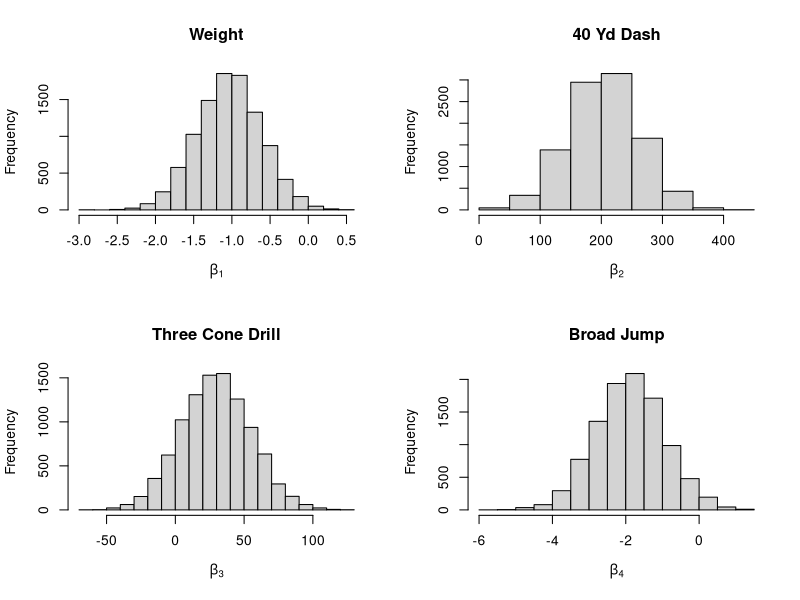
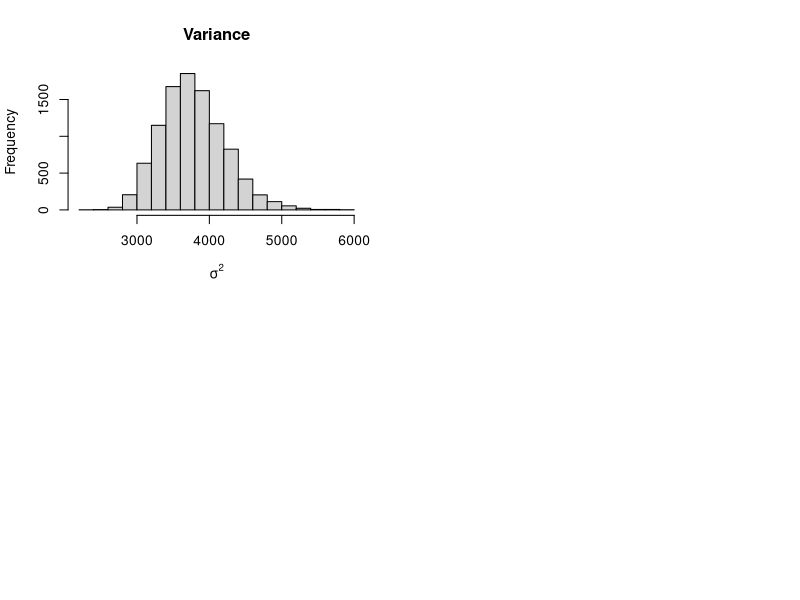

The R script that drew these images, in order: (Note: this script raises an error after producing the figures.)
## ---- chunk 1
library(LearnBayes)
## ---- chunk 2
prosp <- read.csv('Prospects2020.csv')
## ---- chunk 3
# Data Formatting 
rb <- read.csv("RBs.csv")
rb.full <- rb[is.na(rb$Pick.Number) == FALSE, ]
rb.full <- rb.full[is.na(rb.full$Weight) == FALSE, ]
rb.full <- rb.full[is.na(rb.full$Forty) == FALSE, ]
rb.full <- rb.full[is.na(rb.full$ThreeCone) == FALSE, ]
rb.full <- rb.full[is.na(rb.full$Broad) == FALSE, ]

prosp_rb <- subset(prosp, Position == "RB")
prosp_rb_full <- prosp_rb[is.na(prosp_rb$Weight) == FALSE, ]
prosp_rb_full <- prosp_rb_full[is.na(prosp_rb_full$Forty) == FALSE, ]
prosp_rb_full <- prosp_rb_full[is.na(prosp_rb_full$ThreeCone) == FALSE, ]
prosp_rb_full <- prosp_rb_full[is.na(prosp_rb_full$Broad) == FALSE, ]
future <- as.data.frame(cbind(prosp_rb_full$Weight, prosp_rb_full$Forty, prosp_rb_full$ThreeCone,
                              prosp_rb_full$Broad))
names(future) <- c("Weight", "Forty", "ThreeCone","Broad")

# Initial Regression
rblm3 <- lm(Pick.Number ~ Weight + Forty + ThreeCone + Broad, data = rb.full)
summary(rblm3)
rb_bay <- as.data.frame(cbind(rb.full$Pick.Number, rb.full$Weight, rb.full$Forty, rb.full$ThreeCone,
                              rb.full$Broad))
names(rb_bay) <- c("Pick.Number", "Weight", "Forty", "ThreeCone", "Broad")

# Bayesian Inference
fit = lm(Pick.Number ~ Weight + Forty + ThreeCone + Broad, data = rb_bay)
summary(fit)

y = rb_bay$Pick.Number
n = length(y)
x = as.matrix(cbind(rep(1,n), rb_bay[,2:5]))

  ## Compute quantities for speed
Vb = solve(t(x) %*% x) 
betahat = Vb %*% t(x) %*% y
s2 = t(y - x %*% betahat) %*% (y - x %*% betahat)

  ## MCMC settings
T = 10000
k = ncol(x)
sigma2 = rep(NA, T)
beta = matrix(NA, T, k)

  ## Sample from joint posterior
for (t in 1:T){
  
  ## Draw sigma2
  sigma2[t] = rigamma(1, (n-k)/2, s2/2)
  
  ## Draw beta
  beta[t,] = rmnorm(1, betahat, sigma2[t] * Vb)
  
}
par(mfrow=c(2,2))
hist(beta[,2], main = "Weight", xlab = expression(beta[1]))
hist(beta[,3], main = "40 Yd Dash", xlab = expression(beta[2]))
hist(beta[,4], main = "Three Cone Drill", xlab = expression(beta[3]))
hist(beta[,5], main = "Broad Jump", xlab = expression(beta[4]))
hist(sigma2, main = "Variance", xlab = expression(sigma^2))
par(mfrow=c(1,1))

cat("Posterior mean of beta:", apply(beta, 2, mean))
cat("Quantiles for beta:") 
    apply(beta, 2, quantile, c(0.025, 0.5, 0.975))
cat("Quantiles for sigma^2:", quantile(sigma2, c(0.025, 0.5, 0.975)))

x_f00 = data.frame(Weight = future[,1],
                 Forty = future[,2],
                 ThreeCone = future[,3], 
                 Broad = future[,4])

# Predicting
predict(fit, x_f00, interval = "prediction")

# Predicting with Bayes
x_f = as.matrix(cbind(rep(1,11),x_f00))
n_f = nrow(x_f)

ytilde = matrix(NA, T, n_f)
for (t in 1:T){
  ytilde[t,] = rmnorm(1, x_f %*% beta[t,], sigma2[t]*diag(n_f))
}

## Distribution of posterior predictive samples
c.labels = c("A", "B", "C", "D")
par(mfrow=c(2,2))
for (j in 1:4){
  hist(ytilde[ , j], main = paste("Covariate Set", c.labels[j]),
       xlab = "log time", prob = T, breaks = 20)
}
par(mfrow=c(1,1))

## Posterior mean / 95% credible interval 
cbind(apply(ytilde, 2, mean),
      t(apply(ytilde, 2, quantile, c(0.025, 0.975))))
## ---- chunk 4
# Data Formatting 
qb <- read.csv("QBs.csv")
qb.full <- qb[is.na(qb$Broad) == FALSE, ]

prosp_qb <- subset(prosp, Position == "QB")
prosp_qb_full <- prosp_qb[is.na(prosp_qb$Broad) == FALSE, ]
future <- as.data.frame(cbind(prosp_qb_full$Broad))
names(future) <- c("Broad")

# Initial Regression
qblm3 <- lm(Pick.Number ~ Broad, data = qb.full)
summary(qblm3)
qb_bay <- as.data.frame(cbind(qb.full$Pick.Number, qb.full$Broad))
names(qb_bay) <- c("Pick.Number", "Broad")

# Bayesian Inference
fit = lm(Pick.Number ~ Broad, data = qb_bay)
summary(fit)

y = qb_bay$Pick.Number
n = length(y)
x = as.matrix(cbind(rep(1,n), qb_bay[,2]))

  ## Compute quantities for speed
Vb = solve(t(x) %*% x) 
betahat = Vb %*% t(x) %*% y
s2 = t(y - x %*% betahat) %*% (y - x %*% betahat)

  ## MCMC settings
T = 10000
k = ncol(x)
sigma2 = rep(NA, T)
beta = matrix(NA, T, k)

  ## Sample from joint posterior
for (t in 1:T){
  
  ## Draw sigma2
  sigma2[t] = rigamma(1, (n-k)/2, s2/2)
  
  ## Draw beta
  beta[t,] = rmnorm(1, betahat, sigma2[t] * Vb)
  
}
par(mfrow=c(2,2))
hist(beta[,2], main = "Broad Jump", xlab = expression(beta[1]))
hist(sigma2, main = "Variance", xlab = expression(sigma^2))
par(mfrow=c(1,1))

cat("Posterior mean of beta:", apply(beta, 2, mean))
cat("Quantiles for beta:") 
    apply(beta, 2, quantile, c(0.025, 0.5, 0.975))
cat("Quantiles for sigma^2:", quantile(sigma2, c(0.025, 0.5, 0.975)))

x_f00 = data.frame(Broad = future[,1])

# Predicting
predict(fit, x_f00, interval = "prediction")

# Predicting with Bayes
x_f = as.matrix(cbind(rep(1,13),x_f00))
n_f = nrow(x_f)

ytilde = matrix(NA, T, n_f)
for (t in 1:T){
  ytilde[t,] = rmnorm(1, x_f %*% beta[t,], sigma2[t]*diag(n_f))
}

## Distribution of posterior predictive samples
c.labels = c("A", "B", "C", "D")
par(mfrow=c(2,2))
for (j in 1:4){
  hist(ytilde[ , j], main = paste("Covariate Set", c.labels[j]),
       xlab = "log time", prob = T, breaks = 20)
}
par(mfrow=c(1,1))

## Posterior mean / 95% credible interval 
cbind(apply(ytilde, 2, mean),
      t(apply(ytilde, 2, quantile, c(0.025, 0.975))))
## ---- chunk 5
# Data Formatting 
lb <- read.csv("LBs.csv")
lb.full <- lb[is.na(lb$Weight) == FALSE, ]
lb.full <- lb.full[is.na(lb.full$Broad) == FALSE, ]
lb.full <- lb.full[is.na(lb.full$Forty) == FALSE, ]
lb.full <- lb.full[is.na(lb.full$Shuttle) == FALSE, ]

prosp_lb <- subset(prosp, Position == "LB")
prosp_lb_full <- prosp_lb[is.na(prosp_lb$Weight) == FALSE, ]
prosp_lb_full <- prosp_lb_full[is.na(prosp_lb_full$Broad) == FALSE, ]
prosp_lb_full <- prosp_lb_full[is.na(prosp_lb_full$Forty) == FALSE, ]
prosp_lb_full <- prosp_lb_full[is.na(prosp_lb_full$Shuttle) == FALSE, ]
future <- as.data.frame(cbind(prosp_lb_full$Weight, prosp_lb_full$Broad, prosp_lb_full$Forty,
                              prosp_lb_full$Shuttle))
names(future) <- c("Weight", "Broad", "Forty", "Shuttle")
## ---- chunk 6
# Data Formatting
db <- read.csv("DBs.csv")
db.full <- db[is.na(db$Forty) == FALSE, ]
db.full <- db.full[is.na(db.full$Broad) == FALSE, ]
db.full <- db.full[is.na(db.full$ThreeCone) == FALSE, ]

prosp_db <- subset(prosp, Position == "DB")
prosp_db_full <- prosp_db[is.na(prosp_db$Forty) == FALSE, ]
prosp_db_full <- prosp_db_full[is.na(prosp_db_full$Broad) == FALSE, ]
prosp_db_full <- prosp_db_full[is.na(prosp_db_full$ThreeCone) == FALSE, ]
future <- as.data.frame(cbind(prosp_db_full$Forty, prosp_db_full$Broad, prosp_db_full$ThreeCone))
names(future) <- c("Forty", "Broad", "ThreeCone")

# Initial Regression 
dblm2 <- lm(Pick.Number ~  Forty +  Broad + ThreeCone, data = db.full)
summary(dblm2)
db_bay <- as.data.frame(cbind(db.full$Pick.Number, db.full$Forty, db.full$Broad, db.full$ThreeCone))
names(db_bay) <- c("Pick.Number", "Forty", "Broad", "ThreeCone")

# Bayesian Inference 
fit = lm(Pick.Number ~ Forty + Broad + ThreeCone, data = db_bay)
summary(fit)

y = db_bay$Pick.Number
n = length(y)
x = as.matrix(cbind(rep(1,n), db_bay[,2:4]))

  ## Compute quantities for speed
Vb = solve(t(x) %*% x) 
betahat = Vb %*% t(x) %*% y
s2 = t(y - x %*% betahat) %*% (y - x %*% betahat)

  ## MCMC settings
T = 10000
k = ncol(x)
sigma2 = rep(NA, T)
beta = matrix(NA, T, k)

  ## Sample from joint posterior
for (t in 1:T){
  
  ## Draw sigma2
  sigma2[t] = rigamma(1, (n-k)/2, s2/2)
  
  ## Draw beta
  beta[t,] = rmnorm(1, betahat, sigma2[t] * Vb)
  
}
par(mfrow=c(2,2))
hist(beta[,2], main = "Forty", xlab = expression(beta[1]))
hist(beta[,3], main = "Broad", xlab = expression(beta[2]))
hist(beta[,4], main = "ThreeCone", xlab = expression(beta[3]))
hist(sigma2, main = "Variance", xlab = expression(sigma^2))
par(mfrow=c(1,1))

cat("Posterior mean of beta:", apply(beta, 2, mean))
cat("Quantiles for beta:") 
    apply(beta, 2, quantile, c(0.025, 0.5, 0.975))
cat("Quantiles for sigma^2:", quantile(sigma2, c(0.025, 0.5, 0.975)))

x_f00 = data.frame(Forty = future[,1],
                 Broad = future[,2],
                 ThreeCone = future[,3])

# Predictring
predict(fit, x_f00, interval = "prediction")

# Predicting with Bayes
x_f = as.matrix(cbind(rep(1,14),x_f00))
n_f = nrow(x_f)

ytilde = matrix(NA, T, n_f)
for (t in 1:T){
  ytilde[t,] = rmnorm(1, x_f %*% beta[t,], sigma2[t]*diag(n_f))
}

## Distribution of posterior predictive samples
c.labels = c("A", "B", "C", "D")
par(mfrow=c(2,2))
for (j in 1:4){
  hist(ytilde[ , j], main = paste("Covariate Set", c.labels[j]),
       xlab = "log time", prob = T, breaks = 20)
}
par(mfrow=c(1,1))

## Posterior mean / 95% credible interval 
cbind(apply(ytilde, 2, mean),
      t(apply(ytilde, 2, quantile, c(0.025, 0.975))))
## ---- chunk 7
# Data Formatting
te <- read.csv("TEs.csv")
te.full <- te[is.na(te$Forty) == FALSE, ]
te.full <- te.full[is.na(te.full$Bench) == FALSE, ]

prosp_te <- subset(prosp, Position == "TE")
prosp_te_full <- prosp_te[is.na(prosp_te$Forty) == FALSE, ]
prosp_te_full <- prosp_te_full[is.na(prosp_te_full$Bench) == FALSE, ]
future <- as.data.frame(cbind(prosp_te_full$Forty, prosp_te_full$Bench))
names(future) <- c("Forty", "Bench")

# Initial Regression
telm2 <- lm(AV16 ~ Forty + Bench, data = te.full)
summary(telm2)
te_bay <- as.data.frame(cbind(te.full$Pick.Number, te.full$Forty, te.full$Bench))
names(te_bay) <- c("Pick.Number", "Forty", "Bench")

# Bayesian Inference
fit = lm(Pick.Number ~ Forty + Bench, data = te_bay)
summary(fit)

y = te_bay$Pick.Number
n = length(y)
x = as.matrix(cbind(rep(1,n), te_bay[,2:3]))

  ## Compute quantities for speed
Vb = solve(t(x) %*% x) 
betahat = Vb %*% t(x) %*% y
s2 = t(y - x %*% betahat) %*% (y - x %*% betahat)

  ## MCMC settings
T = 10000
k = ncol(x)
sigma2 = rep(NA, T)
beta = matrix(NA, T, k)

  ## Sample from joint posterior
for (t in 1:T){
  
  ## Draw sigma2
  sigma2[t] = rigamma(1, (n-k)/2, s2/2)
  
  ## Draw beta
  beta[t,] = rmnorm(1, betahat, sigma2[t] * Vb)
  
}
par(mfrow=c(2,2))
hist(beta[,2], main = "Forty", xlab = expression(beta[1]))
hist(beta[,3], main = "Bench", xlab = expression(beta[2]))
hist(sigma2, main = "Variance", xlab = expression(sigma^2))
par(mfrow=c(1,1))

cat("Posterior mean of beta:", apply(beta, 2, mean))
cat("Quantiles for beta:") 
    apply(beta, 2, quantile, c(0.025, 0.5, 0.975))
cat("Quantiles for sigma^2:", quantile(sigma2, c(0.025, 0.5, 0.975)))

x_f00 = data.frame(Forty = future[,1],
                   Bench = future[,2])

# Predicting
predict(fit, x_f00, interval = "prediction")

# Predicting with Bayes
x_f = as.matrix(cbind(rep(1,12),x_f00))
n_f = nrow(x_f)

ytilde = matrix(NA, T, n_f)
for (t in 1:T){
  ytilde[t,] = rmnorm(1, x_f %*% beta[t,], sigma2[t]*diag(n_f))
}

## Distribution of posterior predictive samples
c.labels = c("A", "B", "C", "D")
par(mfrow=c(2,2))
for (j in 1:4){
  hist(ytilde[ , j], main = paste("Covariate Set", c.labels[j]),
       xlab = "log time", prob = T, breaks = 20)
}
par(mfrow=c(1,1))

## Posterior mean / 95% credible interval 
cbind(apply(ytilde, 2, mean),
      t(apply(ytilde, 2, quantile, c(0.025, 0.975))))
